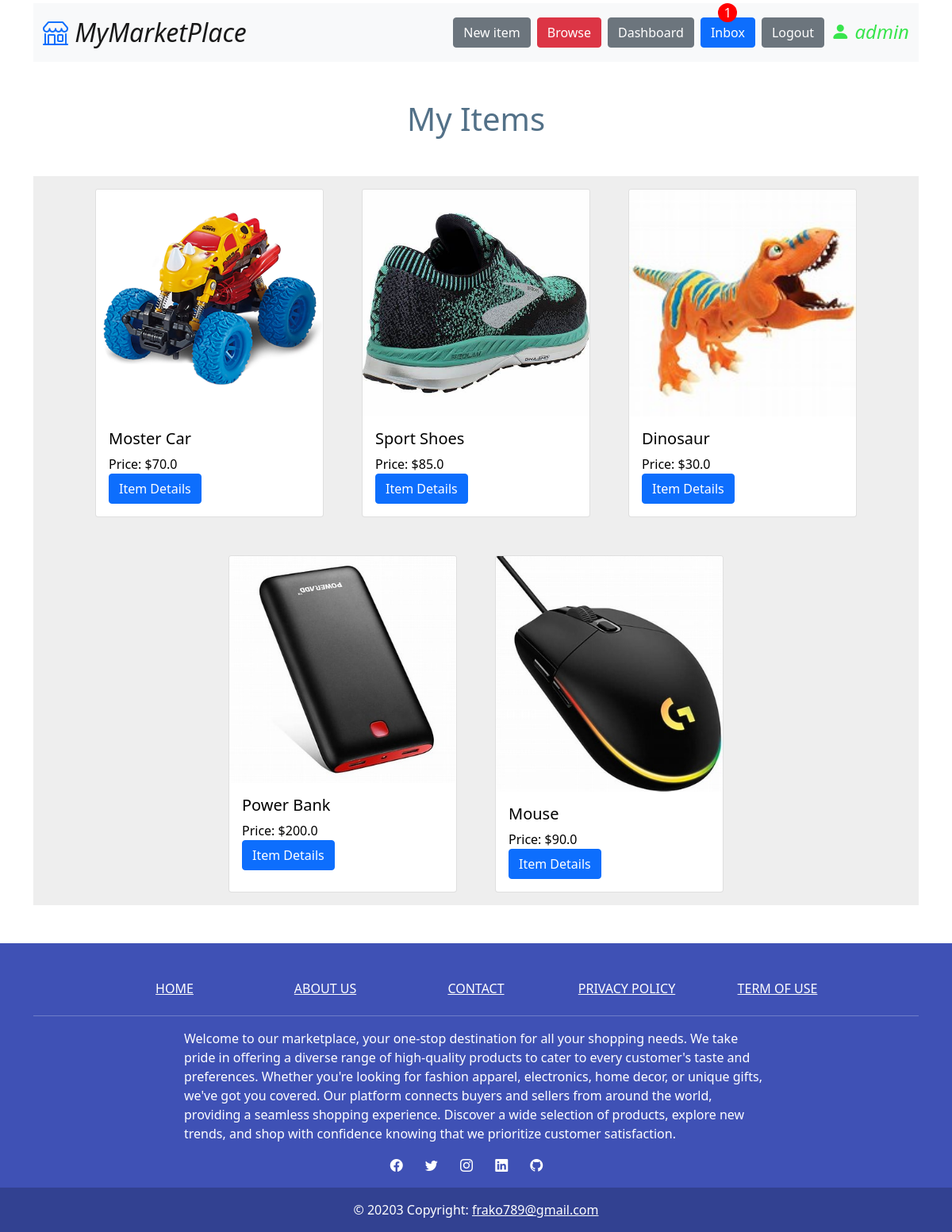
The page /dashboard/ (signed in) on the database its author committed.
### item/models.py (models this page shows)
class Item(models.Model):
    category = models.ForeignKey(Category, related_name='items', on_delete=models.CASCADE)
    name = models.CharField(max_length=255)
    description = models.TextField(blank=True, null=True)
    price = models.FloatField()
    image = models.ImageField(upload_to='item_images', blank=True, null=True)
    is_sold = models.BooleanField(default=False)
    created_by = models.ForeignKey(User, related_name='items', on_delete=models.CASCADE)
    created_at = models.DateTimeField(auto_now_add=True)
    def __str__(self):
        return self.name

### dashboard/views.py (the view)
# urls.py: path("", index, name="home"),
@login_required(login_url='login')
def index(request):
    items = Item.objects.filter(created_by=request.user)
    return render(request, 'dashboard/index.html', {'items': items})

### core/processors.py (called while the page is built)
def get_messages(request):
    if request.user.is_authenticated:
        conversations = request.user.conversations.all()
        user = request.user
        filtered_messages = ConversationMessage.objects.filter(
            read=False, conversation__in=conversations
        ).exclude(sender=user)
        return {
            "num_messages": len(filtered_messages),
            "filtered_messages": filtered_messages,
        }
    return {"num_messages": 0, "filtered_messages": []}

### dashboard/templates/dashboard/index.html (shortened to what this page needs)
{% extends 'core/base.html' %}
{% block content %}
    <div class="container">
        <h1 class="text-center mt-5 fst-normal mb-5" style="color: #537188">My Items</h1>
        <div class="container p-3 d-flex gap-5 flex-wrap justify-content-center" style="background-color: #EEEEEE">
            {% for item in items %}
                <div class="card" style="width: 18rem;">
                    <a href="{% url 'item_detail' item.id %}" style="text-decoration: none; color: black;">
                        <img src="{{item.image.url}}" class="card-img-top" alt="item.name">
                        <div class="card-body">
                            <h5 class="card-title">{{item.name}}</h5>
                            <p class="card-text">Price: ${{item.price}}</p>
                            <a href="{% url 'item_detail' item.id %}" class="btn btn-primary">Item Details</a>
                        </div>
                    </a>
                </div>
            {% endfor %}
        </div>
    </div>
{% endblock content %}

### core/templates/core/base.html (shortened to what this page needs)
<!DOCTYPE html>
<html lang="en">
<head>
    <link href="https://cdn.jsdelivr.net/npm/bootstrap@5.0.2/dist/css/bootstrap.min.css" rel="stylesheet">
    <link rel="stylesheet" href="https://cdn.jsdelivr.net/npm/bootstrap-icons@1.10.5/font/bootstrap-icons.css">
</head>
<body>
    <div class="container d-flex justify-content-center mt-1">
        <nav class="navbar navbar-expand-lg navbar-light bg-light" style="width: 100%;">
            <div class="container-fluid cont-nav">
                <a class="navbar-brand fst-italic" href="{% url 'home' %}" style="font-size: 2em;">
                    <i style="color: #0d6efd;" class="bi bi-shop"></i> MyMarketPlace
                </a>
                <div class="collapse navbar-collapse d-flex justify-content-end cont-ul" id="navbarNav">
                    <ul class="navbar-nav d-flex flex-wrap flex-sm-row flex-column gap-2">
                        <li class="nav-item">
                        <a class="btn btn-secondary" href="{% url 'new_item' %}">New item</a>
                        </li>
                        <li class="nav-item">
                        <a class="btn btn-danger" href="{% url 'search' %}">Browse</a>
                        </li>
                        {% if request.user.is_authenticated %}
                            <li class="nav-item">
                                <a class="btn btn-secondary" href="{% url 'dashboard:index' %}">Dashboard</a>
                            </li>
                            <li class="nav-item">
                                <a class="{% if num_messages %}new-messages{% endif %} inbox btn btn-primary text" href="{% url 'conversation:inbox' %}">
                                    Inbox
                                    {% if num_messages %}
                                        <span class="circle-number new-messages">{{num_messages}}</span>
                                    {% endif %}
                                </a>
                            </li>
                            <li class="nav-item">
                                <a class="btn btn-secondary" href="{% url 'logout' %}">Logout</a>
                            </li>
                            <li class="nav-item">
                                <i class="bi bi-person-fill" style="font-size: 1.5em; color:#38E54D">
                                    {{request.user}}
                                </i>
                            </li>
                        {% endif %}
                    </ul>
                </div>
            </div>
        </nav>
    </div>
    {% block content %}{% endblock content %}
    <div class="mt-5">
        <footer class="text-center text-white" style="background-color: #3f51b5">
            <div class="container">
            <section class="mt-5">
                <div class="row text-center d-flex justify-content-center pt-5">
                    <div class="col-md-2">
                        <h6 class="text-uppercase font-weight-bold">
                        <a href="{% url 'home' %}" class="text-white">Home</a>
                        </h6>
                    </div>
                    <div class="col-md-2">
                        <h6 class="text-uppercase font-weight-bold">
                        <a href="{% url 'about' %}" class="text-white">About us</a>
                        </h6>
                    </div>
                    <div class="col-md-2">
                        <h6 class="text-uppercase font-weight-bold">
                        <a href="{% url 'contact' %}" class="text-white">Contact</a>
                        </h6>
                    </div>
                    <div class="col-md-2">
                        <h6 class="text-uppercase font-weight-bold">
                        <a href="{% url 'privacy' %}" class="text-white">Privacy policy</a>
                        </h6>
                    </div>
                    <div class="col-md-2">
                        <h6 class="text-uppercase font-weight-bold">
                        <a href="{% url 'term' %}" class="text-white">Term of use</a>
                        </h6>
                    </div>
                </div>
            </section>
            <hr class="my-3" />
            <section>
                <div class="row d-flex justify-content-center">
                <div class="col-lg-8">
                    <p style="text-align: left;">
                        Welcome to our marketplace, your one-stop destination for all
                        your shopping needs. We take pride in offering a diverse range
                        of high-quality products to cater to every customer's taste and
                        preferences. Whether you're looking for fashion apparel, electronics,
                        home decor, or unique gifts, we've got you covered. Our platform
                        connects buyers and sellers from around the world, providing a seamless
                        shopping experience. Discover a wide selection of products, explore new trends,
                        and shop with confidence knowing that we prioritize customer satisfaction.
                    </p>
                </div>
                </div>
            </section>
            <section class="text-center mb-3">
                <a href="https://www.facebook.com/profile.php?id=100093136788056" class="text-white me-4"><i class="bi bi-facebook"></i></a>
                <a href="https://twitter.com/frako789" class="text-white me-4"><i class="bi bi-twitter"></i></a>
                <a href="https://www.instagram.com/frako789/" class="text-white me-4"><i class="bi bi-instagram"></i></a>
                <a href="https://www.linkedin.com/in/francisco-bojorque-857147187/" class="text-white me-4"><i class="bi bi-linkedin"></i></a>
                <a href="https://github.com/frakopy" class="text-white me-4"><i class="bi bi-github"></i></a>
            </section>
            </div>
            <div class="text-center p-3"style="background-color: rgba(0, 0, 0, 0.2)">
            © 20203 Copyright:
            <a class="text-white" href="#">frako789@gmail.com</a>
            </div>
        </footer>
    </div>
</body>
</html>

### core/templates/core/base.html (style rules this page uses)
.circle-number { width: 1.5em; height: 1.5em; background-color: red; border-radius: 50%; display: flex; justify-content: center; align-items: center; color: white; position: relative; }
.inbox { position: relative; display: flex; flex-direction: column; align-items: center; }
.inbox span { position: absolute; top: -1.2em; }

### rows shown on the page
Item: image (picture), name "Moster Car", price "70.0"
Item: image (picture), name "Sport Shoes", price "85.0"
Item: image (picture), name "Dinosaur", price "30.0"
Item: image (picture), name "Power Bank", price "200.0"
Item: image (picture), name "Mouse", price "90.0"

### other values the page prints
{{ num_messages }} "1"
{{ request.user }} "admin"
